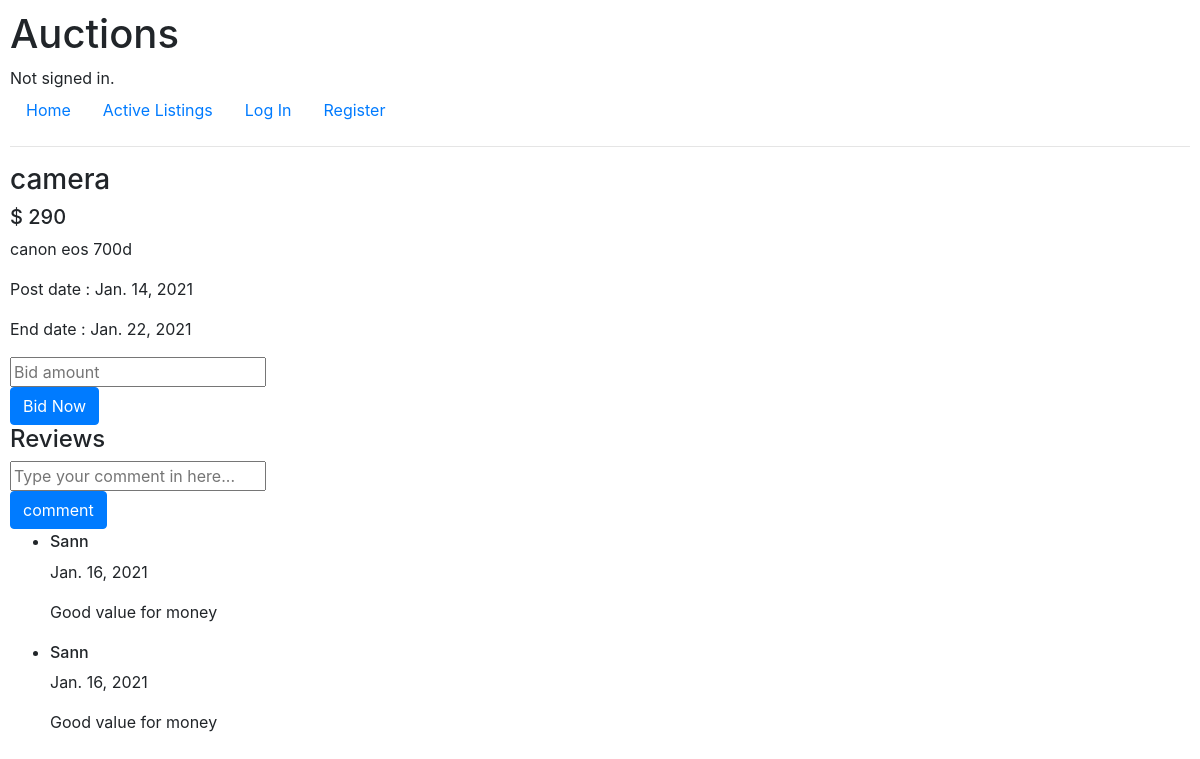
Page /product/1 on the committed database.
### auctions/models.py (models this page shows, shortened)
class Products(models.Model):
    prod_id = models.AutoField(primary_key=True)
    prod_name = models.CharField(max_length=20,blank=False)
    prod_image = models.CharField(max_length=256,blank=True)
    seller_id = models.ForeignKey(User, on_delete= models.CASCADE, related_name="sellers_id")
    description = models.TextField(blank=False)
    amount = models.IntegerField()
    post_date = models.DateField()
    end_date = models.DateField()
    active = models.BooleanField()

class Comments(models.Model):
    comment_id = models.AutoField(primary_key=True)
    commenter_id = models.ForeignKey(User,on_delete=models.CASCADE,related_name="commenter_name")
    message = models.TextField()
    prod_id = models.ForeignKey(Products,on_delete=models.CASCADE,related_name="products_id")
    comment_date = models.DateField()

class User(AbstractUser):
    username = models.CharField(max_length=10, blank=False, unique= True,primary_key=True)

### auctions/views.py (the view, shortened to what this page needs)
# urls.py: path("product/<int:prod_id>",views.prod_view,name="Prod_page"),
def prod_view(request, prod_id):
    prod = Products.objects.get(pk=prod_id)
    return render(request,"auctions/product_page.html",{
        "prod_ob":prod,
        "comments": Comments.objects.filter(prod_id=prod)
    })

### auctions/templates/auctions/product_page.html (shortened to what this page needs)
{% extends "auctions/layout.html" %}
{% block body %}
    <div>
        <div>
            <h3>{{prod_ob.prod_name}}</h3>
        </div>
        <div>
            <h5>$ {{prod_ob.amount}}</h5>
        </div>
        <div>
            <p>{{prod_ob.description}}</p>
        </div>
        <div>
            <p>Post date : {{prod_ob.post_date}}</p>
        </div>
        <div>
            <p> End date : {{prod_ob.end_date}}</p>
        </div>
        <div>
            <form action="{% url 'Prod_page' prod_ob.prod_id %}" method="POST">
                <div>
                    <input type="number" name="amt" placeholder="Bid amount">
                </div>
                <div>
                    <input class="btn btn-primary" type="submit" value="Bid Now">
                </div>
            </form>
        </div>
    </div>
    <div>
        <div>
            <h4> Reviews</h4>
            <form action="{% url 'Prod_page' prod_ob.prod_id  %}" method="POST">
                <div>
                    <input type="text" name="comment" placeholder="Type your comment in here...">
                </div>
                <input class="btn btn-primary" type="submit" value="comment">
            </form>
        </div>
        <div>
            <ul>
                {% for comment in comments%}
                    <li>
                        <div>
                            <h6>{{comment.commenter_id.username}}</h6>
                        </div>
                        <div>
                            <p>{{comment.comment_date}}</p>
                        </div>
                        <div>
                            <p>{{comment.message}}</p>
                        </div>
                    </li>
                {%empty%}
                <li>No reiews for this product</li>
                {% endfor %}
            </ul>
        </div>
    </div>
{% endblock %}

### auctions/templates/auctions/layout.html (shortened to what this page needs)
{% load static %}
<!DOCTYPE html>
<html lang="en">
    <head>
        <link rel="stylesheet" href="https://stackpath.bootstrapcdn.com/bootstrap/4.4.1/css/bootstrap.min.css">
        <link href="{% static 'auctions/styles.css' %}" rel="stylesheet">
    </head>
    <body>
        <h1>Auctions</h1>
        <div>
            {% if user.is_authenticated %}
                Signed in as <strong>{{ user.username }}</strong>.
            {% else %}
                Not signed in.
            {% endif %}
        </div>
        <ul class="nav">
            <li class="nav-item">
                <a class="nav-link" href="{% url 'index' %}">Home</a>
            </li>
            <li class="nav-item">
                <a class="nav-link" href="{% url 'mylist_page' %}">Active Listings</a>
            </li>
            {% if user.is_authenticated %}
                <li class="nav-item">
                    <a class="nav-link" href="{% url 'add_product' %}">Sell</a>
                </li>
                <li class="nav-item">
                    <a class="nav-link" href="{% url 'watchlist' %}">My Watch List</a>
                </li>
                <li class="nav-item">
                    <a class="nav-link" href="{% url 'logout' %}">Log Out</a>
                </li>
            {% else %}
                <li class="nav-item">
                    <a class="nav-link" href="{% url 'login' %}">Log In</a>
                </li>
                <li class="nav-item">
                    <a class="nav-link" href="{% url 'register' %}">Register</a>
                </li>
            {% endif %}
        </ul>
        <hr>
        {% block body %}
        {% endblock %}
    </body>
</html>

### auctions/static/auctions/styles.css (style rules this page uses)
body { padding: 10px; }

### rows in the picture
Products: prod_name "camera", amount "290", description "canon eos 700d", post_date "Jan. 14, 2021", end_date "Jan. 22, 2021"
Comments: commenter_id.username "Sann", comment_date "Jan. 16, 2021", message "Good value for money"
Comments: commenter_id.username "Sann", comment_date "Jan. 16, 2021", message "Good value for money"
